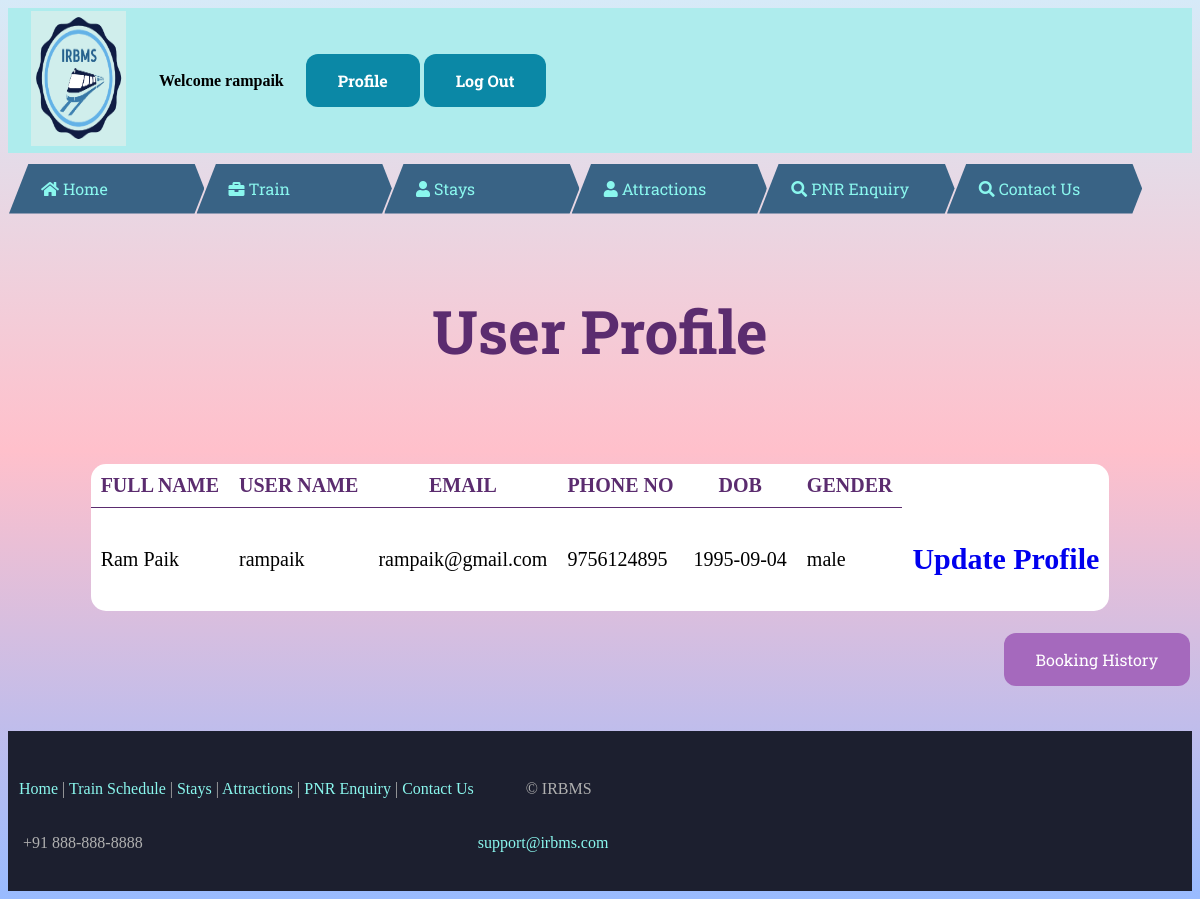
The page /profile.php (signed in) on the database its author committed.
### tables this page shows
CREATE TABLE IF NOT EXISTS `registration` (
  `id` int(5) NOT NULL AUTO_INCREMENT,
  `full_name` varchar(50) NOT NULL,
  `user_name` varchar(50) NOT NULL,
  `email` varchar(50) NOT NULL,
  `ph_no` varchar(10) NOT NULL,
  `dob` varchar(20) NOT NULL,
  `password` varchar(200) NOT NULL,
  `c_password` varchar(200) NOT NULL,
  `gender` varchar(10) NOT NULL,
  PRIMARY KEY (`id`)
);

### profile.php (the view, shortened to what this page needs)
<?php
  $conn = mysqli_connect("localhost","root","","railwaymanagementsystem");
?>
<!DOCTYPE html>
<html>
<head>
   <link rel="stylesheet" href="https://use.fontawesome.com/releases/v5.3.1/css/all.css">
</head>
 <header class="h">
    <table>
      <tr>
        <th colspan="3"><img src="logo2.png" width="70%" height="135px" class="img-responsive"></th>
        <th colspan="10"></th>
        <th colspan="10"></th>
        <th colspan="20"> Welcome <?php  echo  $_SESSION['uname'];?></th>
        <th colspan="10"></th>
        <th colspan="10"></th>
        <th colspan="70"></th>
        <th colspan="10"></th>
        <th colspan="10">
          <a href="logout.php" class="button button1">Log Out</a>
          <a href="profile.php" class="button button1">Profile</a>
        </th>
      </tr>
    </table>
    </header>
<body bgcolor="#F4ECF7" class="b">
	 <nav class="menu">
            <ul class="main-menu">
                <li ><i class="fa fa-home"></i><a href="home.php"> Home</a></li>
                <li><i class="fa fa-briefcase"></i><a href="trainschedule.php"> Train Schedule</li>
                <li><i class="fa fa-user"></i> <a href="stays.php"> Stays</a></li>
                <li><i class="fa fa-user"></i> <a href="historical.php"> Attractions</a></li>
                <li><i class="fa fa-search"></i> <a href="pnrcheck.php"> PNR Enquiry</a></li>
                <li><i class="fa fa-search"></i> <a href="Contact us.php"> Contact Us</a></li>
            </ul>
        </nav>
        <br><br>
	<div>
	<h1 align="center" style="font-size: 60px;color: #5B2C6F; font-family: 'Roboto Slab', serif;">User Profile</h1>
	<form>
		<br>
		<table cellpadding="10" align="center" bgcolor="white" class="table">
		<br><br>
		<tr>
    <th>FULL NAME</th>
    <th>USER NAME</th>
    <th>EMAIL</th>
    <th>PHONE NO</th>
    <th>DOB</th>
    <th>GENDER</th>
    </div>
<?php
$a=$_SESSION['uname'];
$sql = "SELECT full_name, user_name, email, ph_no, dob, gender FROM registration WHERE user_name = '$a'";
$result = mysqli_query($conn, $sql);
while($r=mysqli_fetch_array($result))
			{
				echo"
				<tr>
					<td>".$r['full_name']."</td>
					<td>".$r['user_name']."</td>
					<td>".$r['email']."</td>
					<td>".$r['ph_no']."</td>
					<td>".$r['dob']."</td>
					<td>".$r['gender']."</td>
					<td>
          <a href='update.php?fn=$r[full_name]&un=$r[user_name]&e=$r[email]&pn=$r[ph_no]&db=$r[dob] '><h2>Update Profile</h2></a></td>
				</tr>";
			}
		?>
  <br>
	  <a href="history.php" class="button button2">Booking History</a>
	  <br><br><br><br>
</body>
 <footer>
<div class="page-wrapper">
    <div id="waterdrop"></div>
    <footer>
      <div class="footer-top">
          <table>
  <tr><td align="center">
        <p style="float: center" class="c"> &nbsp
          <a href="home.php" >Home</a>
          |
          <a href="trainschedule.php">Train Schedule</a>
          |
          <a href="stays.php">Stays</a>
          |
          <a href="historical.php">Attractions</a>
          |
          <a href="pnrcheck.php">PNR Enquiry</a>
          |
          <a href="Contact us.php">Contact Us</a>
        </p>
  </td>
  <td>
        <p>&nbsp &nbsp &nbsp &nbsp &nbsp &nbsp © IRBMS</p>
    </td>
</tr>
<tr>
         <td> <p>&nbsp &nbsp+91 888-888-8888</p></td>
         <td>
          <p class="c"><a href="mailto:support@irbms.com">support@irbms.com</a></p></td>
      </tr>
  </table>
      </div>
  </div>
</footer>
</html>

### profile.php (style rules this page uses)
.main-menu { display: flex; list-style: none; margin: auto 0; padding: 0.6em 0 0 0; font-family: 'Roboto Slab', serif; }
.main-menu > li { box-sizing: border-box; height: 50px; width: calc(3.5 * 100px); line-height: 50px; padding: 0 2em; margin: 1px; transition: 0.5s linear all; background: #396385; color: #8AF7EE; cursor: pointer; font-size: 16px; user-select: none; }
.main-menu > li:not(.with-submenu) { clip-path: polygon(10% 0%, 0% 100%, 95% 100%, 100% 50%, 95% 0%); shape-outside: polygon(10% 0%, 0% 100%, 95% 100%, 100% 50%, 95% 0%); }
.main-menu > li:nth-child(2) { transform: translateX(-5%); }
.main-menu > li:nth-child(4) { transform: translateX(-10%) }
.main-menu > li:nth-child(5) { transform: translateX(-15%) }
.main-menu > li:nth-child(6) { transform: translateX(-20%) }
.main-menu > li:nth-child(7) { transform: translateX(-25%) }
.h { background-color: #AEECED; }
.page-wrapper { position: bottom; bottom: 0; width: 100%; z-index: 11111; top: 35px; }
footer p, footer strong, footer b, footer { color: #b0b0b0; }
.footer-top { background: #396385; background-size: cover; background-position: center; padding: 0 0 20px; font-family: rubik; padding-top:30px; }
.footer-top { background-color: #1c1f2f; }
#waterdrop { height: 30px; }
.button { background-color: #4CAF50; border: none; color: white; padding: 16px 32px; text-align: center; text-decoration: none; display: inline-block; font-size: 16px; margin: 4px 2px; transition-duration: 0.4s; cursor: pointer; float: right; }
.button1 { background-color: #0B88A6; color: white; border-radius: 12px; font-family: 'Roboto Slab', serif; }
.button2 { background-color: #A569BD; color: white; border-radius: 12px; font-family: 'Roboto Slab', serif; }
a:link { text-decoration: none; }
li a:link { text-decoration: none; color: #8AF7EE; }
.c a:link { text-decoration: none; color: #8AF7EE; }
.table { border-radius: 15px; border-collapse: collapse; }
.table th { font-size: 20px; color: #5B2C6F; border-bottom: 1px solid #5B2C6F; }
.table td { font-size: 20px; }
.b { background-image: linear-gradient(#D6EAF8,pink, #99bbff); }

### rows shown on the page
registration: full_name "Ram Paik", user_name "rampaik", email "rampaik@gmail.com", ph_no "9756124895", dob "1995-09-04", gender "male"

### other values the page prints
$_SESSION['uname'] "rampaik"
